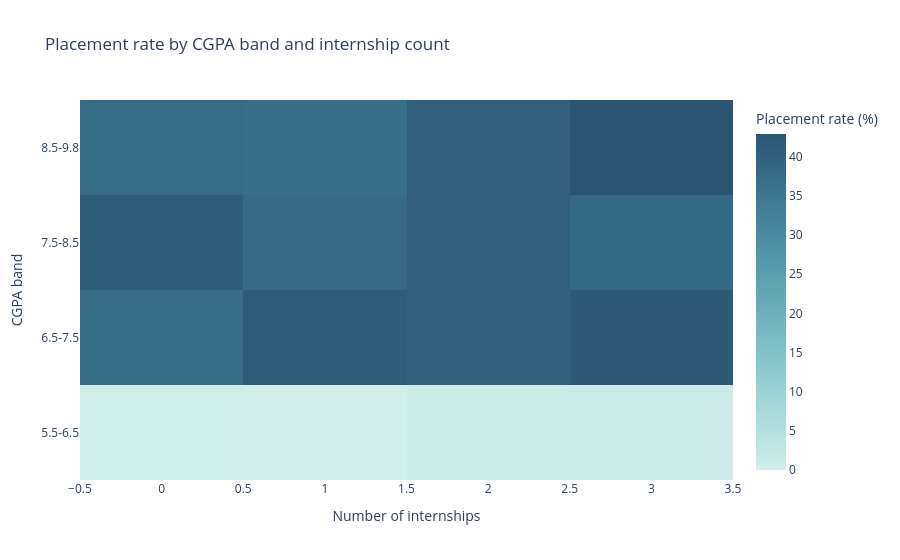

Notebook source saved alongside this figure:
### Markdown cell above
## 7. Do CGPA and internship groups show different placement rates?

**Question:** How do placement rates vary across CGPA bands and internship counts together?

**How to read it:** A cell is the placement rate for one CGPA band and one internship count. Darker/brighter color indicates a higher rate according to the color scale; hover for the exact rate and number of students in that cell. Counts matter: compare the group sizes as well as the percentages.

**Use this plot for:** finding combinations worth investigating. The CGPA bands are only a reading aid, and subgroup rates may be noisy when few students are present. This is descriptive, not a causal or predictive result.

### Code cell
cgpa_bins = [5.49, 6.5, 7.5, 8.5, 9.81]
cgpa_labels = ["5.5-6.5", "6.5-7.5", "7.5-8.5", "8.5-9.8"]
heatmap_df = df.copy()
heatmap_df["cgpa_band"] = pd.cut(
    heatmap_df["cgpa"], bins=cgpa_bins, labels=cgpa_labels, include_lowest=True
)
heatmap_groups = (
    heatmap_df.groupby(["cgpa_band", "internships"], observed=True)
    .agg(students=("student_id", "size"), placement_rate=("placed", "mean"))
    .reset_index()
)
rate_matrix = heatmap_groups.pivot(index="cgpa_band", columns="internships", values="placement_rate").reindex(cgpa_labels)
count_matrix = heatmap_groups.pivot(index="cgpa_band", columns="internships", values="students").reindex(cgpa_labels)

fig = go.Figure(
    data=go.Heatmap(
        z=rate_matrix.to_numpy() * 100,
        x=rate_matrix.columns.tolist(),
        y=rate_matrix.index.tolist(),
        customdata=count_matrix.to_numpy(),
        colorscale="Teal",
        colorbar={"title": "Placement rate (%)"},
        hovertemplate=(
            "CGPA band: %{y}<br>Internships: %{x}<br>Placement rate: %{z:.1f}%"
            "<br>Students in group: %{customdata}<extra></extra>"
        ),
    )
)
fig.update_layout(
    template="plotly_white",
    title="Placement rate by CGPA band and internship count",
    xaxis_title="Number of internships",
    yaxis_title="CGPA band",
)
fig.show()

### Figure 1 — Plotly figure (JSON) as saved in the notebook; plotly's stock layout.template omitted (floating-point values rounded to 4 significant figures)
{"data": [{"colorbar": {"title": {"text": "Placement rate (%)"}}, "colorscale": [[0, "rgb(209, 238, 234)"], [0.1667, "rgb(168, 219, 217)"], [0.3333, "rgb(133, 196, 201)"], [0.5, "rgb(104, 171, 184)"], [0.6667, "rgb(79, 144, 166)"], [0.8333, "rgb(59, 115, 143)"], [1, "rgb(42, 86, 116)"]], "customdata": [[673, 705, 747, 704], [718, 712, 661, 695], [725, 699, 662, 722], [905, 881, 859, 932]], "hovertemplate": "CGPA band: %{y}<br>Internships: %{x}<br>Placement rate: %{z:.1f}%<br>Students in group: %{customdata}<extra></extra>", "type": "heatmap", "x": [0, 1, 2, 3], "y": ["5.5-6.5", "6.5-7.5", "7.5-8.5", "8.5-9.8"], "z": [[0.2972, 0.0, 0.8032, 1.278], [37.33, 41.01, 40.09, 42.01], [40.83, 38.05, 40.48, 38.09], [37.46, 37.12, 40.4, 42.92]]}], "layout": {"title": {"text": "Placement rate by CGPA band and internship count"}, "xaxis": {"title": {"text": "Number of internships"}}, "yaxis": {"title": {"text": "CGPA band"}}}}
